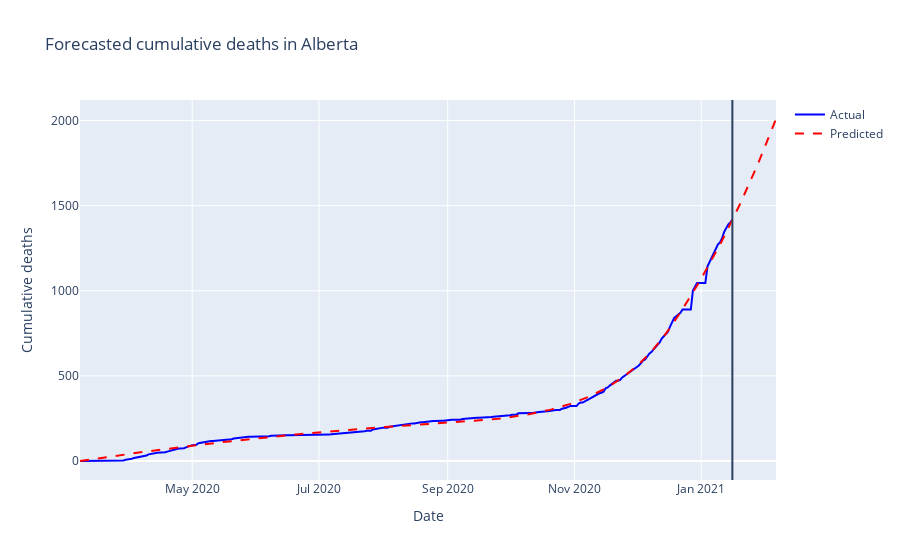
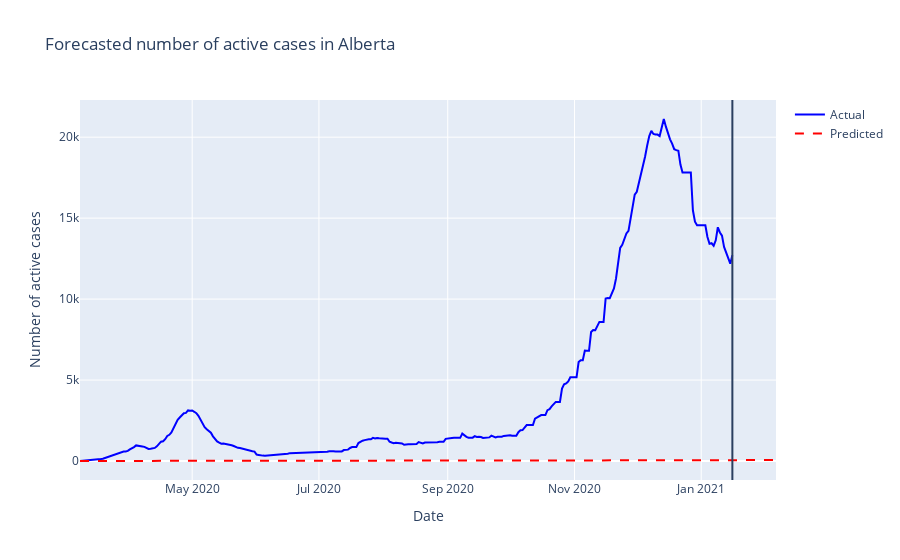
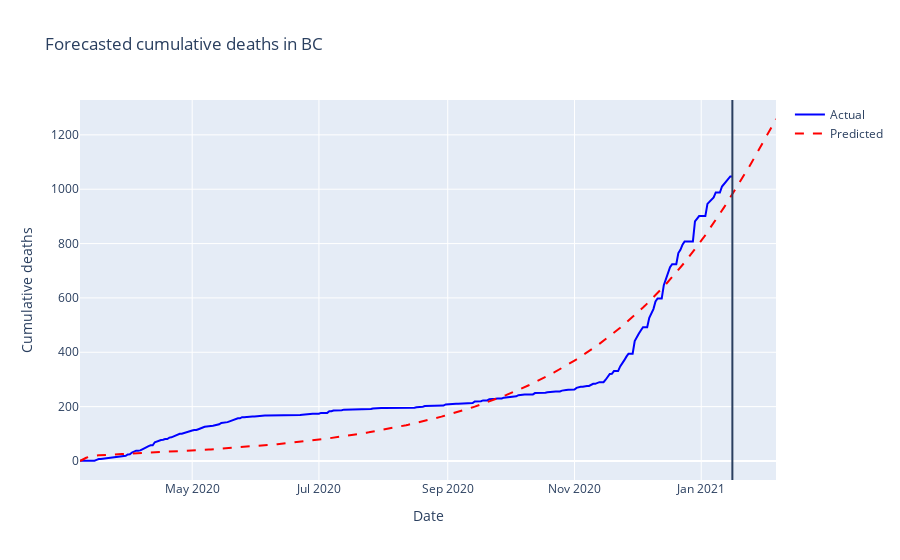
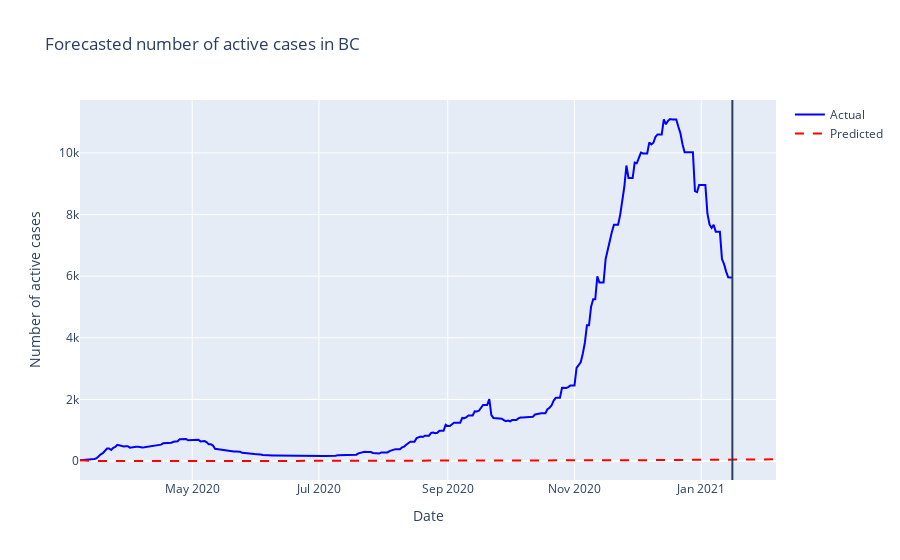

The notebook cell saved with these charts, in order:
### Code cell
# Prediction plots for all provinces
for province in provinces:
    province_forecasts = forecasts.query("province == @province")

    plot_predictions(
        province_forecasts,
        y="cumulative_deaths",
        y_label="Cumulative deaths",
        title=f"Forecasted cumulative deaths in {province}",
        height=600,
        include_ci=False,
    )

    plot_predictions(
        province_forecasts,
        y="active_cases",
        y_label="Number of active cases",
        title=f"Forecasted number of active cases in {province}",
        height=600,
    )

### Figure 1 — Plotly figure (JSON) as saved in the notebook; plotly's stock layout.template omitted (floating-point values rounded to 4 significant figures; data arrays with more than 128 entries replaced by an {"elided": "..."} marker saying what was removed)
{"data": [{"marker": {"color": "blue"}, "mode": "lines", "name": "Actual", "type": "scatter", "x": {"elided": "336 str values"}, "y": {"elided": "336 int values"}}, {"line": {"dash": "dash"}, "marker": {"color": "red"}, "mode": "lines", "name": "Predicted", "type": "scatter", "x": {"elided": "336 str values"}, "y": {"elided": "336 float values"}}], "layout": {"autosize": true, "shapes": [{"type": "line", "x0": "2021-01-16", "x1": "2021-01-16", "xref": "x", "y0": 0, "y1": 1, "yref": "paper"}], "title": {"text": "Forecasted cumulative deaths in Alberta"}, "xaxis": {"autorange": true, "range": ["2020-03-08", "2021-02-06"], "title": {"text": "Date"}, "type": "date"}, "yaxis": {"autorange": true, "range": [-111.6, 2121.0], "title": {"text": "Cumulative deaths"}, "type": "linear"}}}

### Figure 2 — Plotly figure (JSON) as saved in the notebook; plotly's stock layout.template omitted (floating-point values rounded to 4 significant figures; data arrays with more than 128 entries replaced by an {"elided": "..."} marker saying what was removed)
{"data": [{"marker": {"color": "blue"}, "mode": "lines", "name": "Actual", "type": "scatter", "x": {"elided": "336 str values"}, "y": {"elided": "336 int values"}}, {"line": {"dash": "dash"}, "marker": {"color": "red"}, "mode": "lines", "name": "Predicted", "type": "scatter", "x": {"elided": "336 str values"}, "y": {"elided": "336 float values"}}], "layout": {"autosize": true, "shapes": [{"type": "line", "x0": "2021-01-16", "x1": "2021-01-16", "xref": "x", "y0": 0, "y1": 1, "yref": "paper"}], "title": {"text": "Forecasted number of active cases in Alberta"}, "xaxis": {"autorange": true, "range": ["2020-03-08", "2021-02-06"], "title": {"text": "Date"}, "type": "date"}, "yaxis": {"autorange": true, "range": [-1172.0, 22300.0], "title": {"text": "Number of active cases"}, "type": "linear"}}}

### Figure 3 — Plotly figure (JSON) as saved in the notebook; plotly's stock layout.template omitted (floating-point values rounded to 4 significant figures; data arrays with more than 128 entries replaced by an {"elided": "..."} marker saying what was removed)
{"data": [{"marker": {"color": "blue"}, "mode": "lines", "name": "Actual", "type": "scatter", "x": {"elided": "336 str values"}, "y": {"elided": "336 int values"}}, {"line": {"dash": "dash"}, "marker": {"color": "red"}, "mode": "lines", "name": "Predicted", "type": "scatter", "x": {"elided": "336 str values"}, "y": {"elided": "336 float values"}}], "layout": {"autosize": true, "shapes": [{"type": "line", "x0": "2021-01-16", "x1": "2021-01-16", "xref": "x", "y0": 0, "y1": 1, "yref": "paper"}], "title": {"text": "Forecasted cumulative deaths in BC"}, "xaxis": {"autorange": true, "range": ["2020-03-08", "2021-02-06"], "title": {"text": "Date"}, "type": "date"}, "yaxis": {"autorange": true, "range": [-69.91, 1328.0], "title": {"text": "Cumulative deaths"}, "type": "linear"}}}

### Figure 4 — Plotly figure (JSON) as saved in the notebook; plotly's stock layout.template omitted (floating-point values rounded to 4 significant figures; data arrays with more than 128 entries replaced by an {"elided": "..."} marker saying what was removed)
{"data": [{"marker": {"color": "blue"}, "mode": "lines", "name": "Actual", "type": "scatter", "x": {"elided": "336 str values"}, "y": {"elided": "336 int values"}}, {"line": {"dash": "dash"}, "marker": {"color": "red"}, "mode": "lines", "name": "Predicted", "type": "scatter", "x": {"elided": "336 str values"}, "y": {"elided": "336 float values"}}], "layout": {"autosize": true, "shapes": [{"type": "line", "x0": "2021-01-16", "x1": "2021-01-16", "xref": "x", "y0": 0, "y1": 1, "yref": "paper"}], "title": {"text": "Forecasted number of active cases in BC"}, "xaxis": {"autorange": true, "range": ["2020-03-08", "2021-02-06"], "title": {"text": "Date"}, "type": "date"}, "yaxis": {"autorange": true, "range": [-615.3, 11720.0], "title": {"text": "Number of active cases"}, "type": "linear"}}}
